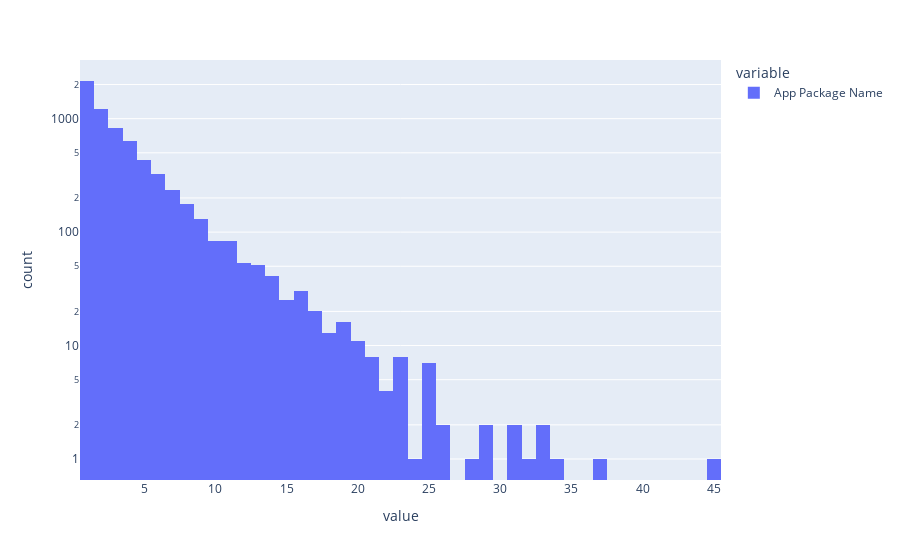

Notebook source saved alongside this figure:
### Code cell
fig = ui_details['App Package Name'].value_counts().hist()
fig.update_yaxes(type="log")
fig.show()

### Figure 1 — Plotly figure (JSON) as saved in the notebook; plotly's stock layout.template omitted (floating-point values rounded to 4 significant figures; data arrays with more than 128 entries replaced by an {"elided": "..."} marker saying what was removed)
{"data": [{"alignmentgroup": "True", "bingroup": "x", "hovertemplate": "variable=App Package Name<br>value=%{x}<br>count=%{y}<extra></extra>", "legendgroup": "App Package Name", "marker": {"color": "#636efa"}, "name": "App Package Name", "offsetgroup": "App Package Name", "orientation": "v", "showlegend": true, "type": "histogram", "x": {"elided": "6599 int values"}, "xaxis": "x", "yaxis": "y"}], "layout": {"autosize": true, "barmode": "relative", "legend": {"title": {"text": "variable"}, "tracegroupgap": 0}, "margin": {"t": 60}, "xaxis": {"anchor": "y", "autorange": true, "domain": [0, 1], "range": [0.5, 45.5], "title": {"text": "value"}, "type": "linear"}, "yaxis": {"anchor": "x", "autorange": true, "domain": [0, 1], "range": [-0.1851, 3.517], "title": {"text": "count"}, "type": "log"}}}
